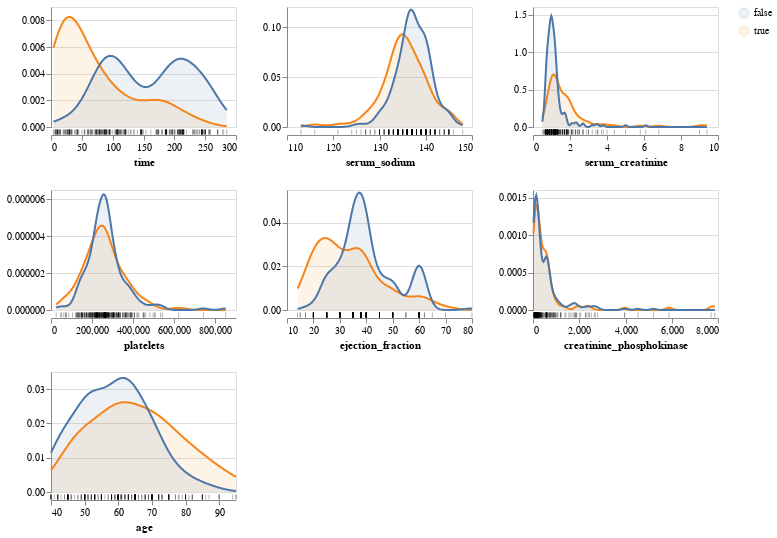

Notebook code cell kept with this figure:
### Code cell
# Create the distribution plots
aly.dist(heart_failure_data,color = 'DEATH_EVENT')

### Figure 1 — Vega specification as saved in the notebook (floating-point values rounded to 4 significant figures; data arrays with more than 128 entries replaced by an {"elided": "..."} marker saying what was removed)
{"$schema": "https://vega.github.io/schema/vega/v5.json", "data": [{"name": "source_0", "values": {"elided": "299 records"}}, {"name": "data_0", "source": "source_0", "transform": [{"type": "kde", "groupby": ["DEATH_EVENT"], "resolve": "shared", "field": "time", "minsteps": 100, "as": ["time", "density"]}]}, {"name": "data_1", "values": {"elided": "299 records"}}, {"name": "data_2", "source": "source_0", "transform": [{"type": "kde", "as": ["serum_sodium", "density"], "field": "serum_sodium", "minsteps": 100, "resolve": "shared", "groupby": ["DEATH_EVENT"]}]}, {"name": "data_3", "values": {"elided": "299 records"}}, {"name": "data_4", "source": "source_0", "transform": [{"type": "kde", "groupby": ["DEATH_EVENT"], "resolve": "shared", "as": ["serum_creatinine", "density"], "field": "serum_creatinine", "minsteps": 100}]}, {"name": "data_5", "values": {"elided": "299 records"}}, {"name": "data_6", "source": "source_0", "transform": [{"type": "kde", "field": "platelets", "minsteps": 100, "as": ["platelets", "density"], "groupby": ["DEATH_EVENT"], "resolve": "shared"}]}, {"name": "data_7", "values": {"elided": "299 records"}}, {"name": "data_8", "source": "source_0", "transform": [{"type": "kde", "resolve": "shared", "field": "ejection_fraction", "minsteps": 100, "groupby": ["DEATH_EVENT"], "as": ["ejection_fraction", "density"]}]}, {"name": "data_9", "values": {"elided": "299 records"}}, {"name": "data_10", "source": "source_0", "transform": [{"type": "kde", "minsteps": 100, "groupby": ["DEATH_EVENT"], "as": ["creatinine_phosphokinase", "density"], "resolve": "shared", "field": "creatinine_phosphokinase"}]}, {"name": "data_11", "values": {"elided": "299 records"}}, {"name": "data_12", "source": "source_0", "transform": [{"type": "kde", "as": ["age", "density"], "groupby": ["DEATH_EVENT"], "field": "age", "resolve": "shared", "minsteps": 100}]}, {"name": "data_13", "values": {"elided": "299 records"}}, {"name": "data_0_color_domain_DEATH_EVENT_0", "source": "data_0", "transform": [{"type": "aggregate", "groupby": ["DEATH_EVENT"], "fields": [], "ops": [], "as": []}, {"type": "formula", "expr": "datum['DEATH_EVENT']", "as": "sort_field"}, {"type": "project", "fields": ["DEATH_EVENT"]}]}, {"name": "data_2_color_domain_DEATH_EVENT_1", "source": "data_2", "transform": [{"type": "aggregate", "groupby": ["DEATH_EVENT"], "fields": [], "ops": [], "as": []}, {"type": "formula", "expr": "datum['DEATH_EVENT']", "as": "sort_field"}, {"type": "project", "fields": ["DEATH_EVENT"]}]}, {"name": "data_4_color_domain_DEATH_EVENT_2", "source": "data_4", "transform": [{"type": "aggregate", "groupby": ["DEATH_EVENT"], "fields": [], "ops": [], "as": []}, {"type": "formula", "expr": "datum['DEATH_EVENT']", "as": "sort_field"}, {"type": "project", "fields": ["DEATH_EVENT"]}]}, {"name": "data_6_color_domain_DEATH_EVENT_3", "source": "data_6", "transform": [{"type": "aggregate", "groupby": ["DEATH_EVENT"], "fields": [], "ops": [], "as": []}, {"type": "formula", "expr": "datum['DEATH_EVENT']", "as": "sort_field"}, {"type": "project", "fields": ["DEATH_EVENT"]}]}, {"name": "data_8_color_domain_DEATH_EVENT_4", "source": "data_8", "transform": [{"type": "aggregate", "groupby": ["DEATH_EVENT"], "fields": [], "ops": [], "as": []}, {"type": "formula", "expr": "datum['DEATH_EVENT']", "as": "sort_field"}, {"type": "project", "fields": ["DEATH_EVENT"]}]}, {"name": "data_10_color_domain_DEATH_EVENT_5", "source": "data_10", "transform": [{"type": "aggregate", "groupby": ["DEATH_EVENT"], "fields": [], "ops": [], "as": []}, {"type": "formula", "expr": "datum['DEATH_EVENT']", "as": "sort_field"}, {"type": "project", "fields": ["DEATH_EVENT"]}]}, {"name": "data_12_color_domain_DEATH_EVENT_6", "source": "data_12", "transform": [{"type": "aggregate", "groupby": ["DEATH_EVENT"], "fields": [], "ops": [], "as": []}, {"type": "formula", "expr": "datum['DEATH_EVENT']", "as": "sort_field"}, {"type": "project", "fields": ["DEATH_EVENT"]}]}, {"name": "data_0_concat_0_y_domain_density", "source": "data_0", "transform": [{"type": "formula", "expr": "+datum['density']", "as": "density"}, {"type": "aggregate", "groupby": [], "fields": ["density", "density"], "ops": ["min", "max"], "as": ["min", "max"]}]}, {"name": "data_2_concat_1_y_domain_density", "source": "data_2", "transform": [{"type": "formula", "expr": "+datum['density']", "as": "density"}, {"type": "aggregate", "groupby": [], "fields": ["density", "density"], "ops": ["min", "max"], "as": ["min", "max"]}]}, {"name": "data_4_concat_2_y_domain_density", "source": "data_4", "transform": [{"type": "formula", "expr": "+datum['density']", "as": "density"}, {"type": "aggregate", "groupby": [], "fields": ["density", "density"], "ops": ["min", "max"], "as": ["min", "max"]}]}, {"name": "data_6_concat_3_y_domain_density", "source": "data_6", "transform": [{"type": "formula", "expr": "+datum['density']", "as": "density"}, {"type": "aggregate", "groupby": [], "fields": ["density", "density"], "ops": ["min", "max"], "as": ["min", "max"]}]}, {"name": "data_8_concat_4_y_domain_density", "source": "data_8", "transform": [{"type": "formula", "expr": "+datum['density']", "as": "density"}, {"type": "aggregate", "groupby": [], "fields": ["density", "density"], "ops": ["min", "max"], "as": ["min", "max"]}]}, {"name": "data_10_concat_5_y_domain_density", "source": "data_10", "transform": [{"type": "formula", "expr": "+datum['density']", "as": "density"}, {"type": "aggregate", "groupby": [], "fields": ["density", "density"], "ops": ["min", "max"], "as": ["min", "max"]}]}, {"name": "data_12_concat_6_y_domain_density", "source": "data_12", "transform": [{"type": "formula", "expr": "+datum['density']", "as": "density"}, {"type": "aggregate", "groupby": [], "fields": ["density", "density"], "ops": ["min", "max"], "as": ["min", "max"]}]}], "signals": [{"name": "childWidth", "value": 185}, {"name": "childHeight", "value": 120}], "marks": [{"type": "group", "name": "concat_0_group", "encode": {"update": {"height": {"signal": "childHeight"}, "width": {"signal": "childWidth"}}}, "marks": [{"type": "group", "name": "concat_0_layer_0_pathgroup", "from": {"facet": {"data": "data_0", "name": "faceted_path_concat_0_layer_0_main", "groupby": ["DEATH_EVENT"]}}, "encode": {"update": {"width": {"field": {"signal": null, "datum": null, "group": "width", "parent": null}}, "height": {"field": {"signal": null, "datum": null, "group": "height", "parent": null}}}}, "marks": [{"type": "area", "name": "concat_0_layer_0_marks", "from": {"data": "faceted_path_concat_0_layer_0_main"}, "sort": {"field": "x"}, "encode": {"update": {"orient": {"value": "vertical"}, "opacity": {"value": 0.1}, "fill": {"field": "DEATH_EVENT", "scale": "color"}, "y2": {"value": 0, "scale": "concat_0_y"}, "y": {"field": "density", "scale": "concat_0_y"}, "defined": {"signal": "isValid(datum[\"time\"]) && isFinite(+datum[\"time\"]) && isValid(datum[\"density\"]) && isFinite(+datum[\"density\"])"}, "x": {"field": "time", "scale": "concat_0_x"}}}, "style": ["area"]}]}, {"type": "group", "name": "concat_0_layer_1_pathgroup", "from": {"facet": {"data": "data_0", "name": "faceted_path_concat_0_layer_1_main", "groupby": ["DEATH_EVENT"]}}, "encode": {"update": {"width": {"field": {"signal": null, "datum": null, "group": "width", "parent": null}}, "height": {"field": {"signal": null, "datum": null, "group": "height", "parent": null}}}}, "marks": [{"type": "line", "name": "concat_0_layer_1_marks", "from": {"data": "faceted_path_concat_0_layer_1_main"}, "sort": {"field": "x"}, "encode": {"update": {"stroke": {"field": "DEATH_EVENT", "scale": "color"}, "x": {"field": "time", "scale": "concat_0_x"}, "y": {"field": "density", "scale": "concat_0_y"}, "defined": {"signal": "isValid(datum[\"time\"]) && isFinite(+datum[\"time\"]) && isValid(datum[\"density\"]) && isFinite(+datum[\"density\"])"}}}, "style": ["line"]}]}, {"type": "rect", "name": "concat_0_layer_2_marks", "from": {"data": "data_1"}, "encode": {"update": {"xc": {"field": "time", "scale": "concat_0_x"}, "fill": {"value": "black"}, "tooltip": {"value": "Individual observations"}, "width": {"value": 1}, "yc": {"signal": "childHeight", "offset": 65, "mult": 0.5}, "opacity": {"value": 0.3}, "height": {"value": 5}}}, "style": ["tick"]}], "axes": [{"scale": "concat_0_y", "grid": true, "maxExtent": 0, "orient": "left", "aria": false, "labels": false, "domain": false, "gridScale": "concat_0_x", "minExtent": 0, "tickCount": {"signal": "ceil(childHeight/40)"}, "ticks": false, "zindex": 0}, {"scale": "concat_0_x", "labelFlush": true, "offset": 8, "title": "time", "labelOverlap": true, "orient": "bottom", "tickCount": {"signal": "ceil(childWidth/40)"}, "zindex": 0, "grid": false}, {"scale": "concat_0_y", "labelOverlap": true, "tickCount": {"signal": "ceil(childHeight/40)"}, "grid": false, "zindex": 0, "orient": "left"}], "style": "cell"}, {"type": "group", "name": "concat_1_group", "encode": {"update": {"height": {"signal": "childHeight"}, "width": {"signal": "childWidth"}}}, "marks": [{"type": "group", "name": "concat_1_layer_0_pathgroup", "from": {"facet": {"data": "data_2", "name": "faceted_path_concat_1_layer_0_main", "groupby": ["DEATH_EVENT"]}}, "encode": {"update": {"height": {"field": {"signal": null, "datum": null, "group": "height", "parent": null}}, "width": {"field": {"signal": null, "datum": null, "group": "width", "parent": null}}}}, "marks": [{"type": "area", "name": "concat_1_layer_0_marks", "from": {"data": "faceted_path_concat_1_layer_0_main"}, "sort": {"field": "x"}, "encode": {"update": {"y2": {"value": 0, "scale": "concat_1_y"}, "defined": {"signal": "isValid(datum[\"serum_sodium\"]) && isFinite(+datum[\"serum_sodium\"]) && isValid(datum[\"density\"]) && isFinite(+datum[\"density\"])"}, "orient": {"value": "vertical"}, "y": {"field": "density", "scale": "concat_1_y"}, "opacity": {"value": 0.1}, "fill": {"field": "DEATH_EVENT", "scale": "color"}, "x": {"field": "serum_sodium", "scale": "concat_1_x"}}}, "style": ["area"]}]}, {"type": "group", "name": "concat_1_layer_1_pathgroup", "from": {"facet": {"data": "data_2", "name": "faceted_path_concat_1_layer_1_main", "groupby": ["DEATH_EVENT"]}}, "encode": {"update": {"width": {"field": {"signal": null, "datum": null, "group": "width", "parent": null}}, "height": {"field": {"signal": null, "datum": null, "group": "height", "parent": null}}}}, "marks": [{"type": "line", "name": "concat_1_layer_1_marks", "from": {"data": "faceted_path_concat_1_layer_1_main"}, "sort": {"field": "x"}, "encode": {"update": {"defined": {"signal": "isValid(datum[\"serum_sodium\"]) && isFinite(+datum[\"serum_sodium\"]) && isValid(datum[\"density\"]) && isFinite(+datum[\"density\"])"}, "y": {"field": "density", "scale": "concat_1_y"}, "stroke": {"field": "DEATH_EVENT", "scale": "color"}, "x": {"field": "serum_sodium", "scale": "concat_1_x"}}}, "style": ["line"]}]}, {"type": "rect", "name": "concat_1_layer_2_marks", "from": {"data": "data_3"}, "encode": {"update": {"height": {"value": 5}, "width": {"value": 1}, "tooltip": {"value": "Individual observations"}, "yc": {"signal": "childHeight", "offset": 65, "mult": 0.5}, "xc": {"field": "serum_sodium", "scale": "concat_1_x"}, "fill": {"value": "black"}, "opacity": {"value": 0.3}}}, "style": ["tick"]}], "axes": [{"scale": "concat_1_y", "zindex": 0, "domain": false, "maxExtent": 0, "labels": false, "ticks": false, "grid": true, "orient": "left", "tickCount": {"signal": "ceil(childHeight/40)"}, "minExtent": 0, "gridScale": "concat_1_x", "aria": false}, {"scale": "concat_1_x", "labelOverlap": true, "grid": false, "offset": 8, "labelFlush": true, "orient": "bottom", "title": "serum_sodium", "tickCount": {"signal": "ceil(childWidth/40)"}, "zindex": 0}, {"scale": "concat_1_y", "labelOverlap": true, "tickCount": {"signal": "ceil(childHeight/40)"}, "orient": "left", "grid": false, "zindex": 0}], "style": "cell"}, {"type": "group", "name": "concat_2_group", "encode": {"update": {"width": {"signal": "childWidth"}, "height": {"signal": "childHeight"}}}, "marks": [{"type": "group", "name": "concat_2_layer_0_pathgroup", "from": {"facet": {"data": "data_4", "name": "faceted_path_concat_2_layer_0_main", "groupby": ["DEATH_EVENT"]}}, "encode": {"update": {"height": {"field": {"signal": null, "datum": null, "group": "height", "parent": null}}, "width": {"field": {"signal": null, "datum": null, "group": "width", "parent": null}}}}, "marks": [{"type": "area", "name": "concat_2_layer_0_marks", "from": {"data": "faceted_path_concat_2_layer_0_main"}, "sort": {"field": "x"}, "encode": {"update": {"fill": {"field": "DEATH_EVENT", "scale": "color"}, "y2": {"value": 0, "scale": "concat_2_y"}, "y": {"field": "density", "scale": "concat_2_y"}, "x": {"field": "serum_creatinine", "scale": "concat_2_x"}, "orient": {"value": "vertical"}, "opacity": {"value": 0.1}, "defined": {"signal": "isValid(datum[\"serum_creatinine\"]) && isFinite(+datum[\"serum_creatinine\"]) && isValid(datum[\"density\"]) && isFinite(+datum[\"density\"])"}}}, "style": ["area"]}]}, {"type": "group", "name": "concat_2_layer_1_pathgroup", "from": {"facet": {"data": "data_4", "name": "faceted_path_concat_2_layer_1_main", "groupby": ["DEATH_EVENT"]}}, "encode": {"update": {"width": {"field": {"signal": null, "datum": null, "group": "width", "parent": null}}, "height": {"field": {"signal": null, "datum": null, "group": "height", "parent": null}}}}, "marks": [{"type": "line", "name": "concat_2_layer_1_marks", "from": {"data": "faceted_path_concat_2_layer_1_main"}, "sort": {"field": "x"}, "encode": {"update": {"stroke": {"field": "DEATH_EVENT", "scale": "color"}, "defined": {"signal": "isValid(datum[\"serum_creatinine\"]) && isFinite(+datum[\"serum_creatinine\"]) && isValid(datum[\"density\"]) && isFinite(+datum[\"density\"])"}, "x": {"field": "serum_creatinine", "scale": "concat_2_x"}, "y": {"field": "density", "scale": "concat_2_y"}}}, "style": ["line"]}]}, {"type": "rect", "name": "concat_2_layer_2_marks", "from": {"data": "data_5"}, "encode": {"update": {"tooltip": {"value": "Individual observations"}, "xc": {"field": "serum_creatinine", "scale": "concat_2_x"}, "yc": {"signal": "childHeight", "offset": 65, "mult": 0.5}, "height": {"value": 5}, "opacity": {"value": 0.3}, "fill": {"value": "black"}, "width": {"value": 1}}}, "style": ["tick"]}], "axes": [{"scale": "concat_2_y", "grid": true, "tickCount": {"signal": "ceil(childHeight/40)"}, "gridScale": "concat_2_x", "aria": false, "minExtent": 0, "zindex": 0, "maxExtent": 0, "orient": "left", "ticks": false, "labels": false, "domain": false}, {"scale": "concat_2_x", "labelFlush": true, "orient": "bottom", "offset": 8, "title": "serum_creatinine", "labelOverlap": true, "tickCount": {"signal": "ceil(childWidth/40)"}, "zindex": 0, "grid": false}, {"scale": "concat_2_y", "tickCount": {"signal": "ceil(childHeight/40)"}, "grid": false, "orient": "left", "labelOverlap": true, "zindex": 0}], "style": "cell"}, {"type": "group", "name": "concat_3_group", "encode": {"update": {"height": {"signal": "childHeight"}, "width": {"signal": "childWidth"}}}, "marks": [{"type": "group", "name": "concat_3_layer_0_pathgroup", "from": {"facet": {"data": "data_6", "name": "faceted_path_concat_3_layer_0_main", "groupby": ["DEATH_EVENT"]}}, "encode": {"update": {"width": {"field": {"signal": null, "datum": null, "group": "width", "parent": null}}, "height": {"field": {"signal": null, "datum": null, "group": "height", "parent": null}}}}, "marks": [{"type": "area", "name": "concat_3_layer_0_marks", "from": {"data": "faceted_path_concat_3_layer_0_main"}, "sort": {"field": "x"}, "encode": {"update": {"opacity": {"value": 0.1}, "y2": {"value": 0, "scale": "concat_3_y"}, "x": {"field": "platelets", "scale": "concat_3_x"}, "defined": {"signal": "isValid(datum[\"platelets\"]) && isFinite(+datum[\"platelets\"]) && isValid(datum[\"density\"]) && isFinite(+datum[\"density\"])"}, "orient": {"value": "vertical"}, "fill": {"field": "DEATH_EVENT", "scale": "color"}, "y": {"field": "density", "scale": "concat_3_y"}}}, "style": ["area"]}]}, {"type": "group", "name": "concat_3_layer_1_pathgroup", "from": {"facet": {"data": "data_6", "name": "faceted_path_concat_3_layer_1_main", "groupby": ["DEATH_EVENT"]}}, "encode": {"update": {"height": {"field": {"signal": null, "datum": null, "group": "height", "parent": null}}, "width": {"field": {"signal": null, "datum": null, "group": "width", "parent": null}}}}, "marks": [{"type": "line", "name": "concat_3_layer_1_marks", "from": {"data": "faceted_path_concat_3_layer_1_main"}, "sort": {"field": "x"}, "encode": {"update": {"y": {"field": "density", "scale": "concat_3_y"}, "defined": {"signal": "isValid(datum[\"platelets\"]) && isFinite(+datum[\"platelets\"]) && isValid(datum[\"density\"]) && isFinite(+datum[\"density\"])"}, "x": {"field": "platelets", "scale": "concat_3_x"}, "stroke": {"field": "DEATH_EVENT", "scale": "color"}}}, "style": ["line"]}]}, {"type": "rect", "name": "concat_3_layer_2_marks", "from": {"data": "data_7"}, "encode": {"update": {"xc": {"field": "platelets", "scale": "concat_3_x"}, "height": {"value": 5}, "opacity": {"value": 0.3}, "fill": {"value": "black"}, "tooltip": {"value": "Individual observations"}, "yc": {"signal": "childHeight", "offset": 65, "mult": 0.5}, "width": {"value": 1}}}, "style": ["tick"]}], "axes": [{"scale": "concat_3_y", "orient": "left", "domain": false, "ticks": false, "grid": true, "labels": false, "gridScale": "concat_3_x", "zindex": 0, "maxExtent": 0, "aria": false, "tickCount": {"signal": "ceil(childHeight/40)"}, "minExtent": 0}, {"scale": "concat_3_x", "orient": "bottom", "tickCount": {"signal": "ceil(childWidth/40)"}, "title": "platelets", "labelFlush": true, "grid": false, "offset": 8, "zindex": 0, "labelOverlap": true}, {"scale": "concat_3_y", "labelOverlap": true, "grid": false, "tickCount": {"signal": "ceil(childHeight/40)"}, "zindex": 0, "orient": "left"}], "style": "cell"}, {"type": "group", "name": "concat_4_group", "encode": {"update": {"width": {"signal": "childWidth"}, "height": {"signal": "childHeight"}}}, "marks": [{"type": "group", "name": "concat_4_layer_0_pathgroup", "from": {"facet": {"data": "data_8", "name": "faceted_path_concat_4_layer_0_main", "groupby": ["DEATH_EVENT"]}}, "encode": {"update": {"width": {"field": {"signal": null, "datum": null, "group": "width", "parent": null}}, "height": {"field": {"signal": null, "datum": null, "group": "height", "parent": null}}}}, "marks": [{"type": "area", "name": "concat_4_layer_0_marks", "from": {"data": "faceted_path_concat_4_layer_0_main"}, "sort": {"field": "x"}, "encode": {"update": {"y": {"field": "density", "scale": "concat_4_y"}, "orient": {"value": "vertical"}, "opacity": {"value": 0.1}, "y2": {"value": 0, "scale": "concat_4_y"}, "fill": {"field": "DEATH_EVENT", "scale": "color"}, "defined": {"signal": "isValid(datum[\"ejection_fraction\"]) && isFinite(+datum[\"ejection_fraction\"]) && isValid(datum[\"density\"]) && isFinite(+datum[\"density\"])"}, "x": {"field": "ejection_fraction", "scale": "concat_4_x"}}}, "style": ["area"]}]}, {"type": "group", "name": "concat_4_layer_1_pathgroup", "from": {"facet": {"data": "data_8", "name": "faceted_path_concat_4_layer_1_main", "groupby": ["DEATH_EVENT"]}}, "encode": {"update": {"width": {"field": {"signal": null, "datum": null, "group": "width", "parent": null}}, "height": {"field": {"signal": null, "datum": null, "group": "height", "parent": null}}}}, "marks": [{"type": "line", "name": "concat_4_layer_1_marks", "from": {"data": "faceted_path_concat_4_layer_1_main"}, "sort": {"field": "x"}, "encode": {"update": {"defined": {"signal": "isValid(datum[\"ejection_fraction\"]) && isFinite(+datum[\"ejection_fraction\"]) && isValid(datum[\"density\"]) && isFinite(+datum[\"density\"])"}, "stroke": {"field": "DEATH_EVENT", "scale": "color"}, "y": {"field": "density", "scale": "concat_4_y"}, "x": {"field": "ejection_fraction", "scale": "concat_4_x"}}}, "style": ["line"]}]}, {"type": "rect", "name": "concat_4_layer_2_marks", "from": {"data": "data_9"}, "encode": {"update": {"height": {"value": 5}, "width": {"value": 1}, "opacity": {"value": 0.3}, "tooltip": {"value": "Individual observations"}, "fill": {"value": "black"}, "xc": {"field": "ejection_fraction", "scale": "concat_4_x"}, "yc": {"signal": "childHeight", "offset": 65, "mult": 0.5}}}, "style": ["tick"]}], "axes": [{"scale": "concat_4_y", "grid": true, "tickCount": {"signal": "ceil(childHeight/40)"}, "domain": false, "minExtent": 0, "labels": false, "orient": "left", "gridScale": "concat_4_x", "zindex": 0, "ticks": false, "maxExtent": 0, "aria": false}, {"scale": "concat_4_x", "offset": 8, "title": "ejection_fraction", "orient": "bottom", "grid": false, "labelOverlap": true, "zindex": 0, "labelFlush": true, "tickCount": {"signal": "ceil(childWidth/40)"}}, {"scale": "concat_4_y", "tickCount": {"signal": "ceil(childHeight/40)"}, "orient": "left", "grid": false, "zindex": 0, "labelOverlap": true}], "style": "cell"}, {"type": "group", "name": "concat_5_group", "encode": {"update": {"width": {"signal": "childWidth"}, "height": {"signal": "childHeight"}}}, "marks": [{"type": "group", "name": "concat_5_layer_0_pathgroup", "from": {"facet": {"data": "data_10", "name": "faceted_path_concat_5_layer_0_main", "groupby": ["DEATH_EVENT"]}}, "encode": {"update": {"height": {"field": {"signal": null, "datum": null, "group": "height", "parent": null}}, "width": {"field": {"signal": null, "datum": null, "group": "width", "parent": null}}}}, "marks": [{"type": "area", "name": "concat_5_layer_0_marks", "from": {"data": "faceted_path_concat_5_layer_0_main"}, "sort": {"field": "x"}, "encode": {"update": {"fill": {"field": "DEATH_EVENT", "scale": "color"}, "orient": {"value": "vertical"}, "opacity": {"value": 0.1}, "defined": {"signal": "isValid(datum[\"creatinine_phosphokinase\"]) && isFinite(+datum[\"creatinine_phosphokinase\"]) && isValid(datum[\"density\"]) && isFinite(+datum[\"density\"])"}, "y": {"field": "density", "scale": "concat_5_y"}, "y2": {"value": 0, "scale": "concat_5_y"}, "x": {"field": "creatinine_phosphokinase", "scale": "concat_5_x"}}}, "style": ["area"]}]}, {"type": "group", "name": "concat_5_layer_1_pathgroup", "from": {"facet": {"data": "data_10", "name": "faceted_path_concat_5_layer_1_main", "groupby": ["DEATH_EVENT"]}}, "encode": {"update": {"width": {"field": {"signal": null, "datum": null, "group": "width", "parent": null}}, "height": {"field": {"signal": null, "datum": null, "group": "height", "parent": null}}}}, "marks": [{"type": "line", "name": "concat_5_layer_1_marks", "from": {"data": "faceted_path_concat_5_layer_1_main"}, "sort": {"field": "x"}, "encode": {"update": {"y": {"field": "density", "scale": "concat_5_y"}, "defined": {"signal": "isValid(datum[\"creatinine_phosphokinase\"]) && isFinite(+datum[\"creatinine_phosphokinase\"]) && isValid(datum[\"density\"]) && isFinite(+datum[\"density\"])"}, "stroke": {"field": "DEATH_EVENT", "scale": "color"}, "x": {"field": "creatinine_phosphokinase", "scale": "concat_5_x"}}}, "style": ["line"]}]}, {"type": "rect", "name": "concat_5_layer_2_marks", "from": {"data": "data_11"}, "encode": {"update": {"width": {"value": 1}, "yc": {"signal": "childHeight", "offset": 65, "mult": 0.5}, "xc": {"field": "creatinine_phosphokinase", "scale": "concat_5_x"}, "tooltip": {"value": "Individual observations"}, "height": {"value": 5}, "fill": {"value": "black"}, "opacity": {"value": 0.3}}}, "style": ["tick"]}], "axes": [{"scale": "concat_5_y", "domain": false, "labels": false, "tickCount": {"signal": "ceil(childHeight/40)"}, "ticks": false, "aria": false, "minExtent": 0, "zindex": 0, "gridScale": "concat_5_x", "maxExtent": 0, "orient": "left", "grid": true}, {"scale": "concat_5_x", "tickCount": {"signal": "ceil(childWidth/40)"}, "offset": 8, "labelFlush": true, "labelOverlap": true, "title": "creatinine_phosphokinase", "grid": false, "zindex": 0, "orient": "bottom"}, {"scale": "concat_5_y", "zindex": 0, "orient": "left", "tickCount": {"signal": "ceil(childHeight/40)"}, "labelOverlap": true, "grid": false}], "style": "cell"}, {"type": "group", "name": "concat_6_group", "encode": {"update": {"height": {"signal": "childHeight"}, "width": {"signal": "childWidth"}}}, "marks": [{"type": "group", "name": "concat_6_layer_0_pathgroup", "from": {"facet": {"data": "data_12", "name": "faceted_path_concat_6_layer_0_main", "groupby": ["DEATH_EVENT"]}}, "encode": {"update": {"width": {"field": {"signal": null, "datum": null, "group": "width", "parent": null}}, "height": {"field": {"signal": null, "datum": null, "group": "height", "parent": null}}}}, "marks": [{"type": "area", "name": "concat_6_layer_0_marks", "from": {"data": "faceted_path_concat_6_layer_0_main"}, "sort": {"field": "x"}, "encode": {"update": {"opacity": {"value": 0.1}, "y2": {"value": 0, "scale": "concat_6_y"}, "defined": {"signal": "isValid(datum[\"age\"]) && isFinite(+datum[\"age\"]) && isValid(datum[\"density\"]) && isFinite(+datum[\"density\"])"}, "fill": {"field": "DEATH_EVENT", "scale": "color"}, "orient": {"value": "vertical"}, "x": {"field": "age", "scale": "concat_6_x"}, "y": {"field": "density", "scale": "concat_6_y"}}}, "style": ["area"]}]}, {"type": "group", "name": "concat_6_layer_1_pathgroup", "from": {"facet": {"data": "data_12", "name": "faceted_path_concat_6_layer_1_main", "groupby": ["DEATH_EVENT"]}}, "encode": {"update": {"height": {"field": {"signal": null, "datum": null, "group": "height", "parent": null}}, "width": {"field": {"signal": null, "datum": null, "group": "width", "parent": null}}}}, "marks": [{"type": "line", "name": "concat_6_layer_1_marks", "from": {"data": "faceted_path_concat_6_layer_1_main"}, "sort": {"field": "x"}, "encode": {"update": {"stroke": {"field": "DEATH_EVENT", "scale": "color"}, "x": {"field": "age", "scale": "concat_6_x"}, "defined": {"signal": "isValid(datum[\"age\"]) && isFinite(+datum[\"age\"]) && isValid(datum[\"density\"]) && isFinite(+datum[\"density\"])"}, "y": {"field": "density", "scale": "concat_6_y"}}}, "style": ["line"]}]}, {"type": "rect", "name": "concat_6_layer_2_marks", "from": {"data": "data_13"}, "encode": {"update": {"yc": {"signal": "childHeight", "offset": 65, "mult": 0.5}, "xc": {"field": "age", "scale": "concat_6_x"}, "tooltip": {"value": "Individual observations"}, "width": {"value": 1}, "opacity": {"value": 0.3}, "height": {"value": 5}, "fill": {"value": "black"}}}, "style": ["tick"]}], "axes": [{"scale": "concat_6_y", "tickCount": {"signal": "ceil(childHeight/40)"}, "labels": false, "maxExtent": 0, "domain": false, "minExtent": 0, "ticks": false, "zindex": 0, "gridScale": "concat_6_x", "orient": "left", "aria": false, "grid": true}, {"scale": "concat_6_x", "title": "age", "zindex": 0, "labelFlush": true, "grid": false, "orient": "bottom", "offset": 8, "tickCount": {"signal": "ceil(childWidth/40)"}, "labelOverlap": true}, {"scale": "concat_6_y", "tickCount": {"signal": "ceil(childHeight/40)"}, "grid": false, "zindex": 0, "orient": "left", "labelOverlap": true}], "style": "cell"}], "scales": [{"name": "color", "type": "ordinal", "domain": {"fields": [{"data": "data_0_color_domain_DEATH_EVENT_0", "field": "DEATH_EVENT"}, {"data": "data_2_color_domain_DEATH_EVENT_1", "field": "DEATH_EVENT"}, {"data": "data_4_color_domain_DEATH_EVENT_2", "field": "DEATH_EVENT"}, {"data": "data_6_color_domain_DEATH_EVENT_3", "field": "DEATH_EVENT"}, {"data": "data_8_color_domain_DEATH_EVENT_4", "field": "DEATH_EVENT"}, {"data": "data_10_color_domain_DEATH_EVENT_5", "field": "DEATH_EVENT"}, {"data": "data_12_color_domain_DEATH_EVENT_6", "field": "DEATH_EVENT"}], "sort": true}, "range": "category"}, {"name": "concat_0_x", "type": "linear", "domain": {"fields": [{"data": "data_0", "field": "time"}, {"data": "data_1", "field": "time"}]}, "range": [0, {"signal": "childWidth"}], "nice": true, "zero": false}, {"name": "concat_0_y", "type": "linear", "domain": [{"signal": "(data(\"data_0_concat_0_y_domain_density\")[0] || {}).min"}, {"signal": "(data(\"data_0_concat_0_y_domain_density\")[0] || {}).max"}], "range": [{"signal": "childHeight"}, 0], "nice": true, "zero": true}, {"name": "concat_1_x", "type": "linear", "domain": {"fields": [{"data": "data_2", "field": "serum_sodium"}, {"data": "data_3", "field": "serum_sodium"}]}, "range": [0, {"signal": "childWidth"}], "zero": false, "nice": true}, {"name": "concat_1_y", "type": "linear", "domain": [{"signal": "(data(\"data_2_concat_1_y_domain_density\")[0] || {}).min"}, {"signal": "(data(\"data_2_concat_1_y_domain_density\")[0] || {}).max"}], "range": [{"signal": "childHeight"}, 0], "nice": true, "zero": true}, {"name": "concat_2_x", "type": "linear", "domain": {"fields": [{"data": "data_4", "field": "serum_creatinine"}, {"data": "data_5", "field": "serum_creatinine"}]}, "range": [0, {"signal": "childWidth"}], "nice": true, "zero": false}, {"name": "concat_2_y", "type": "linear", "domain": [{"signal": "(data(\"data_4_concat_2_y_domain_density\")[0] || {}).min"}, {"signal": "(data(\"data_4_concat_2_y_domain_density\")[0] || {}).max"}], "range": [{"signal": "childHeight"}, 0], "zero": true, "nice": true}, {"name": "concat_3_x", "type": "linear", "domain": {"fields": [{"data": "data_6", "field": "platelets"}, {"data": "data_7", "field": "platelets"}]}, "range": [0, {"signal": "childWidth"}], "zero": false, "nice": true}, {"name": "concat_3_y", "type": "linear", "domain": [{"signal": "(data(\"data_6_concat_3_y_domain_density\")[0] || {}).min"}, {"signal": "(data(\"data_6_concat_3_y_domain_density\")[0] || {}).max"}], "range": [{"signal": "childHeight"}, 0], "nice": true, "zero": true}, {"name": "concat_4_x", "type": "linear", "domain": {"fields": [{"data": "data_8", "field": "ejection_fraction"}, {"data": "data_9", "field": "ejection_fraction"}]}, "range": [0, {"signal": "childWidth"}], "nice": true, "zero": false}, {"name": "concat_4_y", "type": "linear", "domain": [{"signal": "(data(\"data_8_concat_4_y_domain_density\")[0] || {}).min"}, {"signal": "(data(\"data_8_concat_4_y_domain_density\")[0] || {}).max"}], "range": [{"signal": "childHeight"}, 0], "zero": true, "nice": true}, {"name": "concat_5_x", "type": "linear", "domain": {"fields": [{"data": "data_10", "field": "creatinine_phosphokinase"}, {"data": "data_11", "field": "creatinine_phosphokinase"}]}, "range": [0, {"signal": "childWidth"}], "nice": true, "zero": false}, {"name": "concat_5_y", "type": "linear", "domain": [{"signal": "(data(\"data_10_concat_5_y_domain_density\")[0] || {}).min"}, {"signal": "(data(\"data_10_concat_5_y_domain_density\")[0] || {}).max"}], "range": [{"signal": "childHeight"}, 0], "nice": true, "zero": true}, {"name": "concat_6_x", "type": "linear", "domain": {"fields": [{"data": "data_12", "field": "age"}, {"data": "data_13", "field": "age"}]}, "range": [0, {"signal": "childWidth"}], "zero": false, "nice": true}, {"name": "concat_6_y", "type": "linear", "domain": [{"signal": "(data(\"data_12_concat_6_y_domain_density\")[0] || {}).min"}, {"signal": "(data(\"data_12_concat_6_y_domain_density\")[0] || {}).max"}], "range": [{"signal": "childHeight"}, 0], "nice": true, "zero": true}], "background": "white", "padding": 5, "layout": {"padding": 20, "columns": 3, "bounds": "full", "align": "each"}, "legends": [{"fill": "color", "symbolType": "circle", "encode": {"symbols": {"update": {"opacity": {"value": 0.1}}}}, "stroke": "color"}]}
